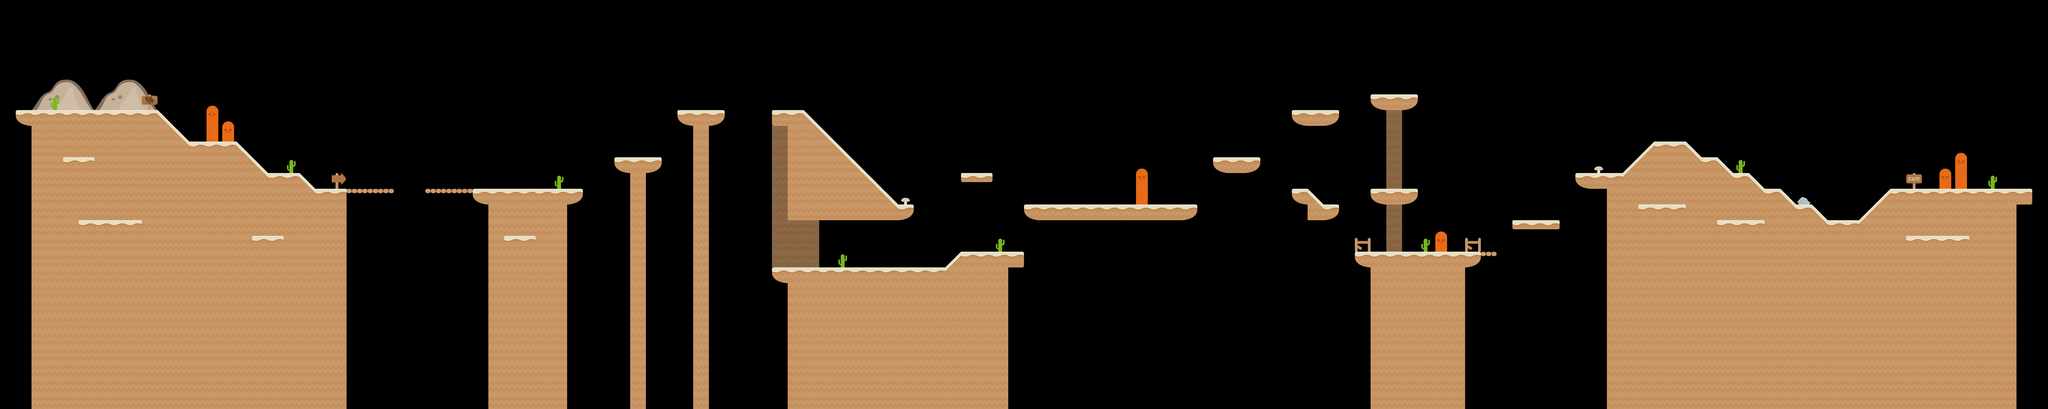

A 2D game scene composited from a Tiled map and its tileset images. What follows is a short description and the map's XML, with each tile layer's data collapsed to a summary:
An orthogonal 130x26 tile map with 64x64 px tiles, 3 tile layers (background, groundBack, ground) and 41 objects (16x sand, 15x color, 6x spawn, 2x bridge, question, ...).

<map version="1.0" orientation="orthogonal" renderorder="right-down" width="130" height="26" tilewidth="64" tileheight="64" nextobjectid="156">
 <tileset firstgid="1" name="tileset" tilewidth="64" tileheight="64">
  <image source="tileset.png" width="832" height="640" />
 </tileset>
 <layer name="background" width="130" height="26">
  <data>[3380 cells, 469 non-empty, 10 distinct tile ids]</data>
 </layer>
 <layer name="groundBack" width="130" height="26">
  <data>[3380 cells, 50 non-empty, 13 distinct tile ids]</data>
 </layer>
 <layer name="ground" width="130" height="26">
  <data>[3380 cells, 693 non-empty, 16 distinct tile ids]</data>
 </layer>
 <objectgroup name="collision">
  <object id="127" name="sand" x="61.3333" y="451">
   <polyline points="2,-1.375 578.625,-1.125 706.458,125.958 898.458,126.458 1026.55,254.833 1154.5,254.75 1219.17,318.5 1346.17,318.25 1346.5,830.417 66.6667,829.333 66.4167,60.7917 30.7917,58.625 10.3333,45.5833 2.70833,26.1667 2.66667,-1.25" />
  </object>
  <object id="131" name="bridge" x="1727.67" y="767.667" width="193.25" height="18.4583" />
  <object id="132" name="bridge" x="1407.33" y="769.667" width="196" height="18.8333" />
  <object id="135" name="sand" x="1921.33" y="768" width="445.333" height="69.3333" />
  <object id="136" name="sand" x="2495.67" y="641.667" width="192.917" height="60.75" />
  <object id="137" name="sand" x="2749.33" y="448.667" width="193.917" height="61.9167" />
  <object id="138" name="sand" x="3134.33" y="508.667">
   <polyline points="2,-1.81818 1.75758,-58.6667 130.304,-58.6667 512.667,324.242 577.576,324.424 576,382.727 519.818,387.697 65.6364,387.091 66,3.09091 5.03031,3.09091 2,-0.787875" />
  </object>
  <object id="139" name="sand" x="3198.67" y="1276">
   <polyline points="0,0 1.33333,-121.333 -38.6667,-132 -61.3333,-158.667 -62.6667,-192 642.667,-189.333 705.333,-253.333 958.667,-253.333 960,-193.333 960,-190.667 896,-192 898.667,0 -1.33333,0" />
  </object>
  <object id="140" name="sand" x="4160.33" y="833.667" width="703.333" height="61" />
  <object id="141" name="sand" x="4928" y="641" width="192" height="62.3334" />
  <object id="142" name="sand" x="5246.67" y="449.667" width="193.334" height="61.3334" />
  <object id="143" name="sand" x="5566.67" y="380" width="194.667" height="66.6667" />
  <object id="144" name="sand" x="5566.67" y="765.333" width="194.667" height="66.6667" />
  <object id="145" name="sand" x="5504" y="1025" width="576.667" height="21" />
  <object id="146" name="sand" x="6142.67" y="896.667" width="194" height="35.3334" />
  <object id="147" name="sand" x="6397.33" y="701.333">
   <polyline points="2.66667,4.33333 195,4 322.917,-124.167 451.083,-124.167 515.25,-59.9583 579.5,-60.125 643.667,4.58333 705.542,4.66667 771.083,68.5 835.167,68.8333 898.417,132 962.667,132 1026,196 1155.08,196.167 1284,68.3333 1859,68 1859.34,131 1794.67,131 1794.33,569.333 130.667,572 131,66 54.6667,67.3334 17.6667,55.3333 2.66667,37.3334 3,4.33334" />
  </object>
  <object id="148" name="sand" x="5248.67" y="768">
   <polyline points="0,0 64.6667,0 128,64 187.333,64.6667 191.333,70 190,92 180.667,109.333 161.333,120.667 144,126 125.333,128 64.6667,128.667 64,64 52,63.3333 31.3333,58.6667 10.6667,46.6667 0,31.3333 -0.666667,11.3333 -0.666667,1.33333" />
  </object>
  <object id="150" name="sand" x="3904" y="705" width="127.833" height="35.0833" />
 </objectgroup>
 <objectgroup name="items">
  <object id="18" name="question" x="320" y="256" width="63" height="62" />
  <object id="22" name="spawn" x="1345.33" y="574.667" width="64" height="66.6667">
   <properties>
    <property name="spawnInterval" value="5" />
    <property name="speed" value="-1" />
   </properties>
  </object>
  <object id="38" name="spawn" x="3238.5" y="114" width="62.5" height="64.5">
   <properties>
    <property name="spawnInterval" value="9" />
    <property name="speed" value="0.8" />
   </properties>
  </object>
  <object id="47" name="spawn" x="7123" y="384.667" width="62" height="66">
   <properties>
    <property name="spawnInterval" value="5.5" />
    <property name="speed" value="-0.6" />
   </properties>
  </object>
  <object id="51" name="color" x="4514" y="606" width="62" height="64">
   <properties>
    <property name="power" value="0.10" />
   </properties>
  </object>
  <object id="52" name="color" x="7743.03" y="701.515" width="62" height="64">
   <properties>
    <property name="power" value="0.10" />
   </properties>
  </object>
  <object id="55" name="color" x="2814.37" y="380.515" width="62" height="64">
   <properties>
    <property name="power" value="0.10" />
   </properties>
  </object>
  <object id="56" name="color" x="4993.7" y="373.515" width="62" height="64">
   <properties>
    <property name="power" value="0.05" />
   </properties>
  </object>
  <object id="43" name="spike" x="5765.02" y="1003.45" width="64" height="16.6667" />
  <object id="80" name="spawn" x="3238.33" y="185.667" width="64" height="66.6667">
   <properties>
    <property name="spawnInterval" value="6" />
    <property name="speed" value="-0.8" />
   </properties>
  </object>
  <object id="81" name="spawn" x="8234.33" y="412.667" width="64" height="66.6667">
   <properties>
    <property name="spawnInterval" value="4.9" />
    <property name="speed" value="-0.7" />
   </properties>
  </object>
  <object id="82" name="color" x="1249.7" y="702.515" width="62" height="64">
   <properties>
    <property name="power" value="0.05" />
   </properties>
  </object>
  <object id="83" name="color" x="2095.7" y="529.848" width="62" height="64">
   <properties>
    <property name="power" value="0.05" />
   </properties>
  </object>
  <object id="85" name="color" x="1644" y="524" width="62" height="64">
   <properties>
    <property name="power" value="0.05" />
   </properties>
  </object>
  <object id="87" name="color" x="2560" y="573.333" width="62" height="64">
   <properties>
    <property name="power" value="0.015" />
   </properties>
  </object>
  <object id="88" name="color" x="3135.67" y="1019.33" width="62" height="64">
   <properties>
    <property name="power" value="0.015" />
   </properties>
  </object>
  <object id="89" name="color" x="3647" y="600" width="62" height="64">
   <properties>
    <property name="power" value="0.05" />
   </properties>
  </object>
  <object id="90" name="color" x="8059" y="536" width="62" height="64">
   <properties>
    <property name="power" value="0.16" />
   </properties>
  </object>
  <object id="91" name="color" x="4093.33" y="957.333" width="62" height="64">
   <properties>
    <property name="power" value="0.10" />
   </properties>
  </object>
  <object id="92" name="color" x="5630" y="606.667" width="62" height="64">
   <properties>
    <property name="power" value="0.015" />
   </properties>
  </object>
  <object id="93" name="color" x="6745.67" y="356" width="62" height="64">
   <properties>
    <property name="power" value="0.020" />
   </properties>
  </object>
  <object id="94" name="color" x="7303" y="555" width="62" height="64">
   <properties>
    <property name="power" value="0.15" />
   </properties>
  </object>
  <object id="125" name="spawn" x="4149.83" y="221.333" width="62.5" height="64.5">
   <properties>
    <property name="spawnInterval" value="9" />
    <property name="speed" value="0.7" />
   </properties>
  </object>
 </objectgroup>
 <objectgroup name="teleport" />
 <objectgroup name="platform" />
</map>
